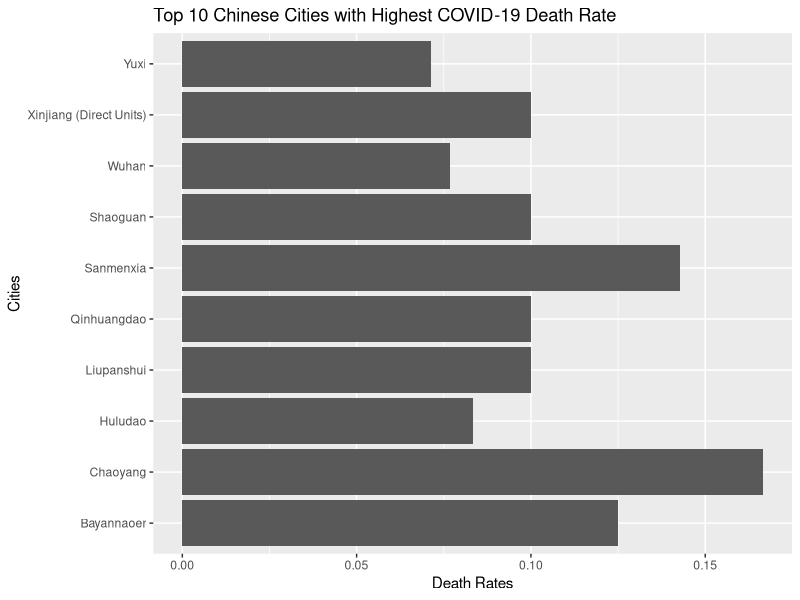

The R script that drew this image:
## ---- chunk 1
knitr::opts_chunk$set(echo = TRUE)

library(dplyr)
library(lubridate)
library(skimr)
library(tidyverse)
## ---- chunk 2
co_june_to_oct <- read_csv("data/air_quality/CO.csv")
co_jan_to_may <- read_csv("data/air_quality/CO_20200101-20200531.csv")

co <- co_jan_to_may %>% 
  left_join(., co_june_to_oct)

# Solution for one city. Q: how to apply this to my entire dataset? 
     
co %>% 
  filter(City_EN == "Beijing") %>% 
  select(dplyr::starts_with("CO_Mean")) %>% 
  mutate(avg_co = sum(.)/356) %>% 
  select(avg_co)

# This worked!

co %>% 
  select(City_EN, starts_with("CO_Mean")) %>% 
  rowwise() %>% 
  mutate(avg_co = mean(c_across(CO_Mean_0101:CO_Mean_1221))) %>% 
  select(City_EN, avg_co)

co %>% 
  select(City_EN, CO_Mean_1221) %>% 
  summary()
## ---- chunk 3
covid_confirmed <- read_csv("data/covid19/City_Confirmed_20200115_20210114.csv")
covid_death <- read_csv("data/covid19/City_Death_20200115_20210114.csv")

covid <- covid_confirmed %>% 
  left_join(., covid_death)

covid_death_plot <- covid %>% 
  select(City_EN, T_C_210114, T_D_210114) %>% 
  mutate(death_rate = T_D_210114 / T_C_210114) %>% 
  arrange(desc(death_rate)) %>% 
  filter(death_rate > 0.07) %>% 
  ggplot(aes(x = City_EN,
             y = death_rate)) +
  geom_col() +
  coord_flip() +
  labs(title = "Top 10 Chinese Cities with Highest COVID-19 Death Rate",
       x = "Cities",
       y = "Death Rates")
